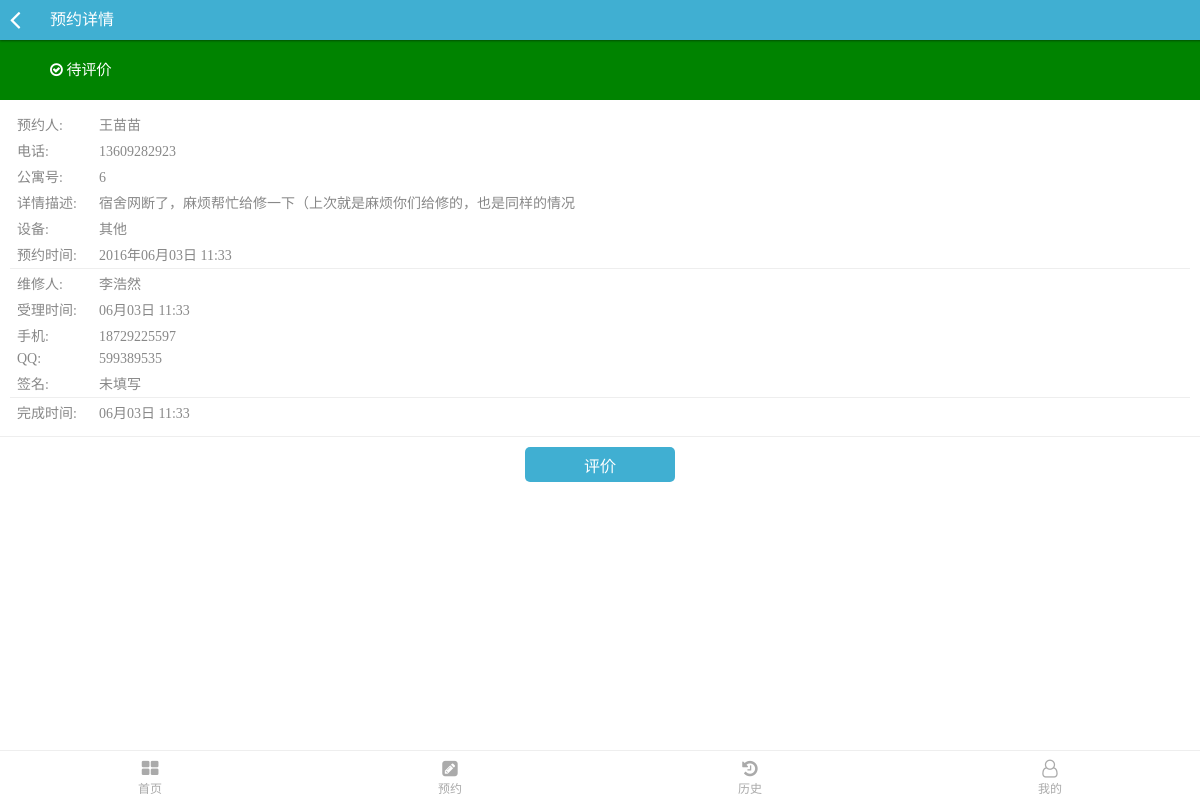
Screenshot of /user/ldetail.php?lid=1 with the database file from the repository.
### tables this page shows
CREATE TABLE `list` (
  `lid` int(10) unsigned NOT NULL AUTO_INCREMENT,
  `ldevice` varchar(5) NOT NULL,
  `luid` int(10) unsigned NOT NULL,
  `lrid` smallint(4) unsigned DEFAULT NULL,
  `ldetail` varchar(200) NOT NULL,
  `lstime` int(11) NOT NULL,
  `lotime` int(11) DEFAULT NULL,
  `letime` int(11) DEFAULT NULL,
  `lstate` enum('0','1','2','3') NOT NULL DEFAULT '0',
  `lreply` varchar(200) DEFAULT NULL,
  `lcomt` varchar(100) DEFAULT NULL,
  PRIMARY KEY (`lid`)
);

CREATE TABLE `user` (
  `uid` int(10) unsigned NOT NULL AUTO_INCREMENT,
  `uname` varchar(5) NOT NULL,
  `ustunum` char(12) DEFAULT NULL,
  `uapart` tinyint(4) NOT NULL,
  `utel` char(11) NOT NULL,
  `utimes` tinyint(4) DEFAULT '0',
  `openId` varchar(32) DEFAULT NULL,
  PRIMARY KEY (`uid`),
  UNIQUE KEY `utel` (`utel`),
  UNIQUE KEY `openId` (`openId`)
);

CREATE TABLE `repairer` (
  `rid` smallint(5) unsigned NOT NULL AUTO_INCREMENT,
  `rname` varchar(5) NOT NULL,
  `rpw` varchar(32) NOT NULL,
  `rtel` char(11) DEFAULT NULL,
  `rqq` char(11) DEFAULT NULL,
  `rtimes` tinyint(4) DEFAULT '0',
  `rsign` varchar(140) DEFAULT NULL,
  `ryear` smallint(5) unsigned NOT NULL,
  PRIMARY KEY (`rid`)
);

### core/admin.inc.php (called while the page is built, shortened)
<?php
function getlistinfo($link,$lid){
	$sql="SELECT * FROM list,user WHERE lid=$lid and luid=uid";
	$res=fetchOne($link,$sql);
	if($res['lstate']=='0'){
		return $res;
	}else{
		$sql="SELECT * FROM list,user,repairer WHERE lid=$lid and luid=uid and lrid=rid";
		return fetchOne($link,$sql);
	}
}

### lib/mysql.func.php (called while the page is built, shortened)
<?php
	function fetchOne($link,$sql,$result_type=MYSQLI_ASSOC){
		$result = mysqli_query($link,$sql);
		if($result){
			$row = mysqli_fetch_array($result,$result_type);
			return $row;
		}else{
			return 0;
		}
	}

### user/ldetail.php (the view, shortened to what this page needs)
<?php
require_once '../include.php';
$res=getlistinfo($link,$_GET['lid']);
?>
<!DOCTYPE html>
<html lang="en">
<head>
	<link rel="stylesheet" href="./style/common.css">
</head>
<body>
	<div class="header">
		<div class="back-btn" id="backBtn">
			<i class="fa fa-angle-left"></i>
		</div>
		预约详情
	</div>
	<?php
	switch($res['lstate']){
		case "2":
			$state="<i class='fa fa-check-circle-o'></i> 待评价";
			$color="green";
			break;
	}
		echo "
	<div class='top-face $color'>
		$state
	</div>";
	?>
	<div class="list-detail">
	<table>
		<tr>
		<td>预约人:</td><td><?php echo $res['uname']?></td>
		</tr>
		<tr>
		<td>电话:</td><td><?php echo $res['utel']?></td></tr>
		<tr>
		<td>公寓号:</td><td><?php echo $res['uapart']?></td>
		</tr>
		<tr>
		<td>详情描述:</td><td><?php echo $res['ldetail']?></td>
		</tr>
		<tr>
		<td>设备:</td><td><?php echo $res['ldevice']?></td>
		</tr>
		<tr>
		<td>预约时间:</td><td><?php echo date("Y年m月d日 H:i",$res['lstime'])?></td>
		</tr>
	</table>
		<?php
		if($res['lstate']!='0'){
			echo "<div class='hr'></div>
			<table>
			<tr><td>维修人:</td><td>{$res['rname']}</td></tr>
				<tr><td>受理时间:</td><td>".date("m月d日 H:i",$res['lotime'])."</td></tr>
				<tr><td>手机:</td><td>{$res['rtel']}</td></tr>
				<tr><td>QQ:</td><td>{$res['rqq']}</td></tr>
				<tr><td>签名:</td><td>{$res['rsign']}</td></tr>";
		}
		?>
		</table>
		<?php
		if($res['lstate']>='2'){
			echo "<div class='hr'></div>
			<table>
			<tr><td>完成时间:</td><td>".date("m月d日 H:i",$res['letime'])."</td></tr>";
		}
		?>
	</table>
	</div>
	<?php
	if($res['lstate']=='2'){
		echo "<a href='assess.php?lid={$res['lid']}'><button class='button'>评价</button></a>";
	}
	?>
  <ul class="nav">
    <li><a href="index.php"><i class="fa fa-th-large"></i><br/>首页</a></li>
    <li><a href="order.php"><i class="fa fa-pencil-square"></i><br/>预约</a></li>
    <li><a href="history.php"><i class="fa fa-history"></i><br/>历史</a></li>
	<li><a href="userinfo.php"><i class="fa fa-user-o"></i><br>我的</a></li>
  </ul>
</body>
</html>

### user/style/common.css (style rules this page uses)
.fa { display: inline-block; font: normal normal normal 14px/1 FontAwesome; font-size: inherit; text-rendering: auto; -webkit-font-smoothing: antialiased; -moz-osx-font-smoothing: grayscale; }
.fa-th-large:before { content: "\f009"; }
.fa-history:before { content: "\f1da"; }
.fa-user-o:before { content: "\f2c0"; }
.fa-pencil-square:before { content: "\f14b"; }
.fa-angle-left:before { content: "\f104"; }
.fa-check-circle-o:before { content: "\f05d"; }
html,body { font-family:"Microsoft Yahei"; margin: 0; min-height:500px; padding: 0 0 30px; }
ul { list-style: none; padding: 0; margin: 0; }
.nav { background: #fff; border-top: 1px solid #eee; bottom: 0; box-sizing: border-box; color: #aaa; display: flex; height: 50px; overflow: hidden; position: fixed; width: 100%; z-index: 999; }
.nav li { flex: 1; font-size: 12px; padding: 9px 0; text-align: center; }
li i:before { font-size: 18px; }
.header { background: #40afd2; box-shadow: 0 1px 2px rgba(0,0,0,0.4); color: #fff; height: 40px; line-height: 40px; padding-left: 50px; position: fixed; text-align: left; top: 0; width: 100%; z-index: 999; }
.back-btn { font-size: 30px; left: 0; position: absolute; text-align: center; width: 30px; }
a { text-decoration: none;color: inherit; }
a:hover,a:visited,a:link,a:active { background: none; }
button { outline: none; }

### user/ldetail.php (style rules this page uses)
a { display: block; }
.top-face { color: #fff; font-size: 15px; height: 60px; padding: 0 50px; line-height: 60px; margin-top: 40px; }
.green { background: #008300; }
.list-detail { border-bottom: 1px solid #eee; color: #888; font-size: 14px; padding: 10px 10px; }
.button { background: #40afd2; border: none; border-radius: 5px; color: #fff; display: block; font-size: 16px; height: 35px; margin: 10px auto; padding: 2px 5px; width: 150px; }
td { min-width: 70px; padding: 2px 5px; vertical-align: bottom; }
.hr { background: #eee; width: 100%; height: 1px; }

### rows the page displays
list: user.uname "王苗苗", user.utel "13609282923", user.uapart "6", ldetail "宿舍网断了，麻烦帮忙给修一下（上次就是麻烦你们给修的，也是同样的情况", ldevice "其他", lstime "2016年06月03日 11:33", repairer.rname "李浩然", lotime "06月03日 11:33", repairer.rtel "18729225597", repairer.rqq "599389535", repairer.rsign "未填写", letime "06月03日 11:33"
